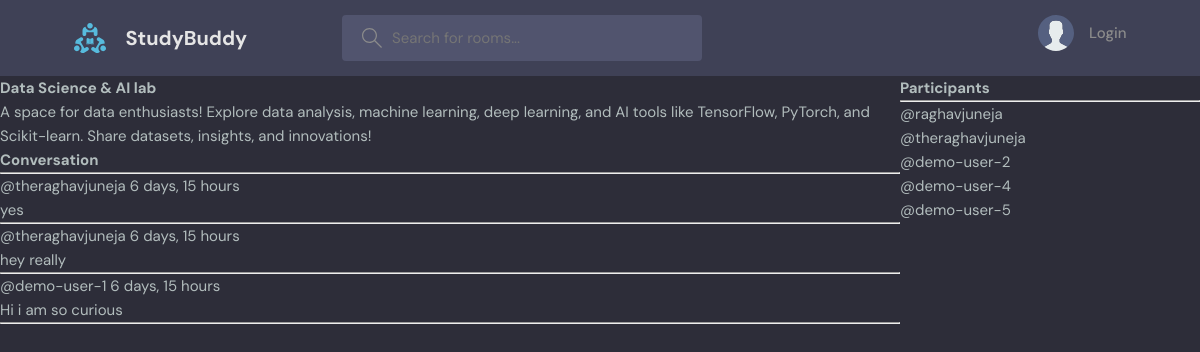
Page /room/3/ on the committed database.
### base/models.py (models this page shows, shortened)
class Room(models.Model):
    host=models.ForeignKey(User,on_delete=models.SET_NULL,null=True)
    topic=models.ForeignKey(Topic,on_delete=models.SET_NULL,null=True)
    name=models.CharField(max_length=200)
    description=models.TextField(null=True,blank=True)
    participants=models.ManyToManyField(User,related_name='participants',blank=True)
    updated=models.DateTimeField(auto_now=True)
    created=models.DateTimeField(auto_now_add=True)
    class Meta:
        ordering=['-updated','-created']

class Message(models.Model):
    user=models.ForeignKey(User,on_delete=models.CASCADE)
    room=models.ForeignKey(Room,on_delete=models.CASCADE)
    body = models.TextField(null=True, blank=True)
    updated=models.DateTimeField(auto_now=True)
    created=models.DateTimeField(auto_now_add=True)
    class Meta:
        ordering=['-updated','-created']
    def __str__(self):
        return self.body[0:50]

### base/views.py (the view, shortened to what this page needs)
# urls.py: path('room/<int:pk>/',views.room,name='room'),
def room(request,pk):
    room=Room.objects.get(id=pk) # get the room having id=pk
    room_messages=room.message_set.all().order_by('-created')
    participants=room.participants.all() # to get all the participants
    print(room_messages)
    context = {'room': room, 'room_messages': room_messages,'participants':participants}
    return render(request,'base/room.html',context)

### base/templates/base/room.html (shortened to what this page needs)
{% extends 'main.html'%}
{% block content %}
<div class="room-container">
    <div>
        <h1>{{room.name}}</h1>
        <p>{{room.description}}</p>
        <div class="comment-wrapper">
            <h3>Conversation</h3>
            <hr>
            {% for message in room_messages  %}
            <div>
                <small>@{{message.user}} {{message.created|timesince }} </small>
                <p>{{message.body}}</p>
                <hr>
            </div>
            {% endfor %}
        </div>
    </div>
    <div>
        <h3>Participants</h3>
        <hr>
        {% for user in participants %}
        <div>
            <p>@{{user.username}}</p>
        </div>
        {% endfor %}
    </div>
</div>
{% endblock %}

### static/styles/main.css (style rules this page uses)
:root { --color-main: #71c6dd; --color-main-light: #e1f6fb; --color-dark: #3f4156; --color-dark-medium: #51546e; --color-dark-light: #696d97; --color-light: #e5e5e5; --color-gray: #8b8b8b; --color-light-gray: #b2bdbd; --color-bg: #2d2d39; --color-success: #5dd693; --color-error: #fc4b0b; }
* { font-family: "DM Sans", -apple-system, BlinkMacSystemFont, "Segoe UI", Roboto, Oxygen, Ubuntu, Cantarell, "Open Sans", "Helvetica Neue", sans-serif; margin: 0; padding: 0; box-sizing: border-box; text-rendering: optimizeLegibility; font-size: inherit; }
html { font-size: 56.25%; }
@media only screen and (min-width: 1200px) { html { font-size: 62.5%; } }
body { line-height: 1.6; font-weight: 400; font-size: 1.5rem; color: var(--color-light-gray); background-color: var(--color-bg); min-height: 100vh; }

### base/templates/base/room.html (style rules this page uses)
.room-container { display: grid; grid-template-columns: 3fr 1fr; }

### rows in the picture
Room: name "Data Science & AI lab", description "A space for data enthusiasts! Explore data analysis, machine learning, deep learning, and AI tools like TensorFlow, PyTorch, and Scikit-learn. Share datasets, insights, and innovations!"
Message: user "theraghavjuneja", created "6 days, 15 hours", body "yes"
Message: user "theraghavjuneja", created "6 days, 15 hours", body "hey really"
Message: user "demo-user-1", created "6 days, 15 hours", body "Hi i am so curious"

### other values in the picture
{{ user.username }} "raghavjuneja"
{{ user.username }} "theraghavjuneja"
{{ user.username }} "demo-user-2"
{{ user.username }} "demo-user-4"
{{ user.username }} "demo-user-5"
